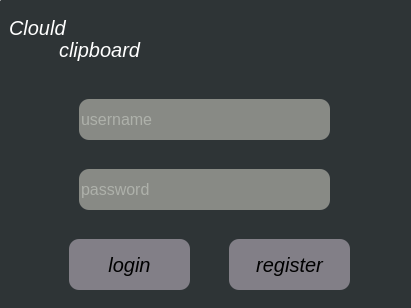
<?xml version="1.0" encoding="UTF-8"?>
<ui version="4.0">
 <class>Login</class>
 <widget class="QWidget" name="Login">
  <property name="geometry">
   <rect>
    <x>0</x>
    <y>0</y>
    <width>411</width>
    <height>308</height>
   </rect>
  </property>
  <property name="windowTitle">
   <string>Form</string>
  </property>
  <widget class="QFrame" name="frame">
   <property name="geometry">
    <rect>
     <x>-1</x>
     <y>-1</y>
     <width>551</width>
     <height>351</height>
    </rect>
   </property>
   <property name="styleSheet">
    <string notr="true">*{
background:rgb(255, 255, 255);
font-size:15px;
font-style:MingLiU-ExtB;
}
QFrame{
border:sold 10px rgba(0,0,0);
border-radius: 5px;
background-color:rgb(46, 52, 54)
}
QLineEdit{
color:rgb(211, 215, 207);
background-color:rgb(136, 138, 133);
font-size:16px;
border-style:outset;
border-radius:10px;
font-style:MingLiU-ExtB;
}
QPushButton{
background:rgb(130, 127, 135);
border-style:outset;
border-radius:10px;
font-style:MingLiU-ExtB;
}
QPushButton:pressed{
background-color:rgb(211, 215, 207);
border-style:inset;
font-style:MingLiU-ExtB;
}
QCheckBox{
background:rgba(85,170,255,0);
color:white;
font-style:MingLiU-ExtB;
}
QLabel{
background:rgba(85,170,255,0);
color:white;
font-style:MingLiU-ExtB;
font-size:14px;
}
</string>
   </property>
   <property name="frameShape">
    <enum>QFrame::StyledPanel</enum>
   </property>
   <property name="frameShadow">
    <enum>QFrame::Raised</enum>
   </property>
   <widget class="QLineEdit" name="usernameInput">
    <property name="geometry">
     <rect>
      <x>80</x>
      <y>100</y>
      <width>251</width>
      <height>41</height>
     </rect>
    </property>
    <property name="placeholderText">
     <string>username</string>
    </property>
   </widget>
   <widget class="QLineEdit" name="passwordInput">
    <property name="geometry">
     <rect>
      <x>80</x>
      <y>170</y>
      <width>251</width>
      <height>41</height>
     </rect>
    </property>
    <property name="echoMode">
     <enum>QLineEdit::Password</enum>
    </property>
    <property name="placeholderText">
     <string>password</string>
    </property>
   </widget>
   <widget class="QPushButton" name="loginBtn">
    <property name="geometry">
     <rect>
      <x>70</x>
      <y>240</y>
      <width>121</width>
      <height>51</height>
     </rect>
    </property>
    <property name="font">
     <font>
      <pointsize>-1</pointsize>
      <italic>true</italic>
     </font>
    </property>
    <property name="styleSheet">
     <string notr="true">font-size: 20px;</string>
    </property>
    <property name="text">
     <string>login</string>
    </property>
   </widget>
   <widget class="QPushButton" name="regBtn">
    <property name="geometry">
     <rect>
      <x>230</x>
      <y>240</y>
      <width>121</width>
      <height>51</height>
     </rect>
    </property>
    <property name="font">
     <font>
      <pointsize>-1</pointsize>
      <italic>true</italic>
     </font>
    </property>
    <property name="styleSheet">
     <string notr="true">font-size: 20px;</string>
    </property>
    <property name="text">
     <string>register</string>
    </property>
   </widget>
   <widget class="QLabel" name="label">
    <property name="geometry">
     <rect>
      <x>160</x>
      <y>0</y>
      <width>101</width>
      <height>81</height>
     </rect>
    </property>
    <property name="styleSheet">
     <string notr="true">border-image: url(:/images/images/logo.jpg);
</string>
    </property>
    <property name="text">
     <string/>
    </property>
   </widget>
   <widget class="QLabel" name="label_2">
    <property name="geometry">
     <rect>
      <x>10</x>
      <y>20</y>
      <width>67</width>
      <height>17</height>
     </rect>
    </property>
    <property name="font">
     <font>
      <pointsize>-1</pointsize>
      <italic>true</italic>
     </font>
    </property>
    <property name="styleSheet">
     <string notr="true">font-size:20px;</string>
    </property>
    <property name="text">
     <string>Clould</string>
    </property>
   </widget>
   <widget class="QLabel" name="label_3">
    <property name="geometry">
     <rect>
      <x>60</x>
      <y>30</y>
      <width>91</width>
      <height>41</height>
     </rect>
    </property>
    <property name="font">
     <font>
      <pointsize>-1</pointsize>
      <italic>true</italic>
     </font>
    </property>
    <property name="styleSheet">
     <string notr="true">font-size: 20px;</string>
    </property>
    <property name="text">
     <string>clipboard</string>
    </property>
   </widget>
  </widget>
 </widget>
 <resources/>
 <connections/>
</ui>
